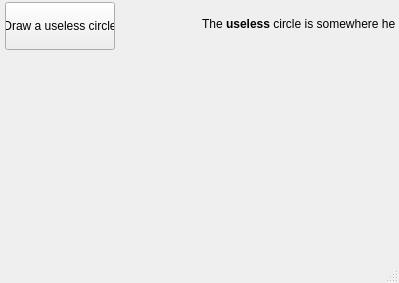
<?xml version="1.0" encoding="UTF-8"?>
<ui version="4.0">
 <class>MainWindow</class>
 <widget class="QMainWindow" name="MainWindow">
  <property name="geometry">
   <rect>
    <x>0</x>
    <y>0</y>
    <width>399</width>
    <height>283</height>
   </rect>
  </property>
  <property name="windowTitle">
   <string>MainWindow</string>
  </property>
  <widget class="QWidget" name="centralwidget">
   <widget class="QPushButton" name="pushButton">
    <property name="geometry">
     <rect>
      <x>5</x>
      <y>2</y>
      <width>110</width>
      <height>48</height>
     </rect>
    </property>
    <property name="text">
     <string>Draw a useless circle</string>
    </property>
   </widget>
   <widget class="QLabel" name="label">
    <property name="geometry">
     <rect>
      <x>202</x>
      <y>4</y>
      <width>193</width>
      <height>41</height>
     </rect>
    </property>
    <property name="text">
     <string>The &lt;strong&gt;useless&lt;/strong&gt; circle is somewhere here:</string>
    </property>
   </widget>
   <widget class="QLabel" name="label_2">
    <property name="geometry">
     <rect>
      <x>6</x>
      <y>53</y>
      <width>187</width>
      <height>21</height>
     </rect>
    </property>
    <property name="styleSheet">
     <string notr="true">color: rgb(255, 0, 0);</string>
    </property>
    <property name="text">
     <string/>
    </property>
   </widget>
  </widget>
  <widget class="QMenuBar" name="menubar">
   <property name="geometry">
    <rect>
     <x>0</x>
     <y>0</y>
     <width>399</width>
     <height>21</height>
    </rect>
   </property>
  </widget>
  <widget class="QStatusBar" name="statusbar"/>
 </widget>
 <resources/>
 <connections/>
</ui>
